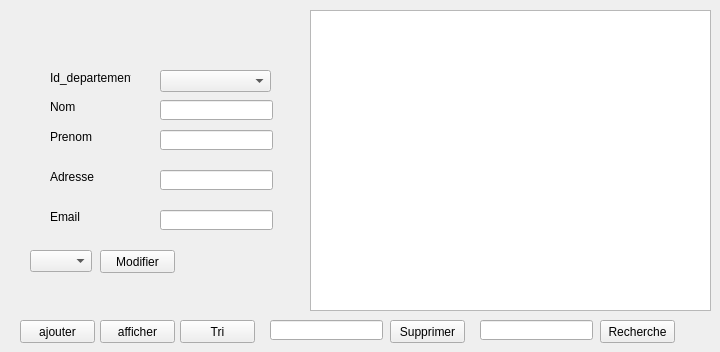
      <widget class="QWidget" name="tab_22">
       <attribute name="title">
        <string>Personnel</string>
       </attribute>
       <widget class="QLineEdit" name="nom">
        <property name="geometry">
         <rect>
          <x>160</x>
          <y>100</y>
          <width>113</width>
          <height>20</height>
         </rect>
        </property>
       </widget>
       <widget class="QLabel" name="label_27">
        <property name="geometry">
         <rect>
          <x>50</x>
          <y>100</y>
          <width>47</width>
          <height>13</height>
         </rect>
        </property>
        <property name="text">
         <string>Nom</string>
        </property>
       </widget>
       <widget class="QLineEdit" name="prenom">
        <property name="geometry">
         <rect>
          <x>160</x>
          <y>130</y>
          <width>113</width>
          <height>20</height>
         </rect>
        </property>
       </widget>
       <widget class="QLabel" name="label_37">
        <property name="geometry">
         <rect>
          <x>50</x>
          <y>130</y>
          <width>47</width>
          <height>13</height>
         </rect>
        </property>
        <property name="text">
         <string>Prenom</string>
        </property>
       </widget>
       <widget class="QLineEdit" name="adresse">
        <property name="geometry">
         <rect>
          <x>160</x>
          <y>170</y>
          <width>113</width>
          <height>20</height>
         </rect>
        </property>
       </widget>
       <widget class="QLabel" name="label_43">
        <property name="geometry">
         <rect>
          <x>50</x>
          <y>170</y>
          <width>47</width>
          <height>13</height>
         </rect>
        </property>
        <property name="text">
         <string>Adresse</string>
        </property>
       </widget>
       <widget class="QLineEdit" name="email">
        <property name="geometry">
         <rect>
          <x>160</x>
          <y>210</y>
          <width>113</width>
          <height>20</height>
         </rect>
        </property>
        <property name="text">
         <string/>
        </property>
       </widget>
       <widget class="QLabel" name="label_54">
        <property name="geometry">
         <rect>
          <x>50</x>
          <y>210</y>
          <width>47</width>
          <height>13</height>
         </rect>
        </property>
        <property name="text">
         <string>Email</string>
        </property>
       </widget>
       <widget class="QPushButton" name="pushButton_7">
        <property name="geometry">
         <rect>
          <x>20</x>
          <y>320</y>
          <width>75</width>
          <height>23</height>
         </rect>
        </property>
        <property name="text">
         <string>ajouter</string>
        </property>
       </widget>
       <widget class="QTableView" name="tableView_2">
        <property name="geometry">
         <rect>
          <x>310</x>
          <y>10</y>
          <width>401</width>
          <height>301</height>
         </rect>
        </property>
       </widget>
       <widget class="QPushButton" name="pushButton_8">
        <property name="geometry">
         <rect>
          <x>100</x>
          <y>320</y>
          <width>75</width>
          <height>23</height>
         </rect>
        </property>
        <property name="text">
         <string>afficher</string>
        </property>
       </widget>
       <widget class="QPushButton" name="pushButton_17">
        <property name="geometry">
         <rect>
          <x>600</x>
          <y>320</y>
          <width>75</width>
          <height>23</height>
         </rect>
        </property>
        <property name="text">
         <string>Recherche</string>
        </property>
       </widget>
       <widget class="QPushButton" name="pushButton_18">
        <property name="geometry">
         <rect>
          <x>180</x>
          <y>320</y>
          <width>75</width>
          <height>23</height>
         </rect>
        </property>
        <property name="text">
         <string>Tri</string>
        </property>
       </widget>
       <widget class="QLineEdit" name="recherche_label_2">
        <property name="geometry">
         <rect>
          <x>480</x>
          <y>320</y>
          <width>113</width>
          <height>20</height>
         </rect>
        </property>
       </widget>
       <widget class="QPushButton" name="delete_personnel">
        <property name="geometry">
         <rect>
          <x>390</x>
          <y>320</y>
          <width>75</width>
          <height>23</height>
         </rect>
        </property>
        <property name="text">
         <string>Supprimer</string>
        </property>
       </widget>
       <widget class="QLineEdit" name="recherche_label_5">
        <property name="geometry">
         <rect>
          <x>270</x>
          <y>320</y>
          <width>113</width>
          <height>20</height>
         </rect>
        </property>
       </widget>
       <widget class="QPushButton" name="modifier_personnel">
        <property name="geometry">
         <rect>
          <x>100</x>
          <y>250</y>
          <width>75</width>
          <height>23</height>
         </rect>
        </property>
        <property name="text">
         <string>Modifier</string>
        </property>
       </widget>
       <widget class="QLabel" name="label_17">
        <property name="geometry">
         <rect>
          <x>50</x>
          <y>70</y>
          <width>81</width>
          <height>16</height>
         </rect>
        </property>
        <property name="text">
         <string>Id_departement</string>
        </property>
       </widget>
       <widget class="QComboBox" name="comboBox_personnel_2">
        <property name="geometry">
         <rect>
          <x>160</x>
          <y>70</y>
          <width>111</width>
          <height>22</height>
         </rect>
        </property>
       </widget>
       <widget class="QComboBox" name="comboBox_10">
        <property name="geometry">
         <rect>
          <x>30</x>
          <y>250</y>
          <width>62</width>
          <height>22</height>
         </rect>
        </property>
       </widget>
      </widget>
